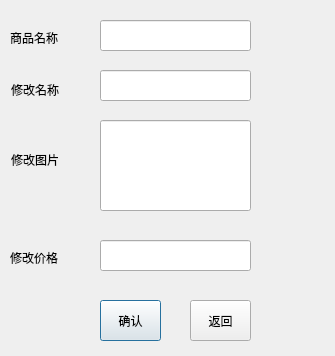
<?xml version="1.0" encoding="UTF-8"?>
<ui version="4.0">
 <class>editgoods</class>
 <widget class="QDialog" name="editgoods">
  <property name="geometry">
   <rect>
    <x>0</x>
    <y>0</y>
    <width>335</width>
    <height>356</height>
   </rect>
  </property>
  <property name="windowTitle">
   <string>Dialog</string>
  </property>
  <widget class="QLineEdit" name="lineEdit">
   <property name="geometry">
    <rect>
     <x>100</x>
     <y>20</y>
     <width>151</width>
     <height>31</height>
    </rect>
   </property>
  </widget>
  <widget class="QLineEdit" name="lineEdit_2">
   <property name="geometry">
    <rect>
     <x>100</x>
     <y>70</y>
     <width>151</width>
     <height>31</height>
    </rect>
   </property>
  </widget>
  <widget class="QLineEdit" name="lineEdit_3">
   <property name="geometry">
    <rect>
     <x>100</x>
     <y>120</y>
     <width>151</width>
     <height>91</height>
    </rect>
   </property>
  </widget>
  <widget class="QLineEdit" name="lineEdit_4">
   <property name="geometry">
    <rect>
     <x>100</x>
     <y>240</y>
     <width>151</width>
     <height>31</height>
    </rect>
   </property>
  </widget>
  <widget class="QLabel" name="label">
   <property name="geometry">
    <rect>
     <x>10</x>
     <y>30</y>
     <width>72</width>
     <height>15</height>
    </rect>
   </property>
   <property name="text">
    <string>商品名称</string>
   </property>
  </widget>
  <widget class="QLabel" name="label_2">
   <property name="geometry">
    <rect>
     <x>11</x>
     <y>80</y>
     <width>81</width>
     <height>20</height>
    </rect>
   </property>
   <property name="text">
    <string>修改名称</string>
   </property>
  </widget>
  <widget class="QLabel" name="label_3">
   <property name="geometry">
    <rect>
     <x>11</x>
     <y>150</y>
     <width>81</width>
     <height>20</height>
    </rect>
   </property>
   <property name="text">
    <string>修改图片</string>
   </property>
  </widget>
  <widget class="QLabel" name="label_4">
   <property name="geometry">
    <rect>
     <x>10</x>
     <y>250</y>
     <width>72</width>
     <height>15</height>
    </rect>
   </property>
   <property name="text">
    <string>修改价格</string>
   </property>
  </widget>
  <widget class="QPushButton" name="pushButton">
   <property name="geometry">
    <rect>
     <x>100</x>
     <y>300</y>
     <width>61</width>
     <height>41</height>
    </rect>
   </property>
   <property name="text">
    <string>确认</string>
   </property>
  </widget>
  <widget class="QPushButton" name="pushButton_2">
   <property name="geometry">
    <rect>
     <x>190</x>
     <y>300</y>
     <width>61</width>
     <height>41</height>
    </rect>
   </property>
   <property name="text">
    <string>返回</string>
   </property>
  </widget>
 </widget>
 <resources/>
 <connections/>
</ui>
